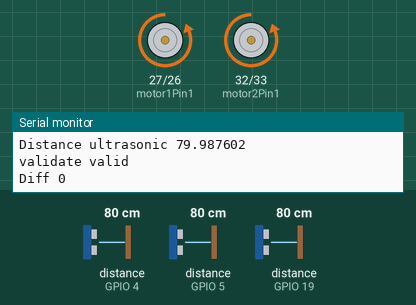
Bench run of a sketch on a simulated ESP32. Shown: motor-driver pin pairs drawn as motors (green arrow = first pin HIGH = forward, orange = second pin HIGH = backward, longer = more drive, scaled by the enable pin), the last lines printed to the serial monitor. Wiring (inferred from the names in the program): 2 × ultrasonic range finder: trigger GPIO 17, echo GPIO 5 / trigger GPIO 18, echo GPIO 19. The inputs (shaded band) are chosen by the test bench; at power-on: distance to the obstacle (sensors on GPIO 4, GPIO 5, GPIO 19) 80 cm. The echo pulse lasts 58.3 µs per cm.

Above: at 8.5 s.
8.6 s: distance to the obstacle (sensor on GPIO 4) set to 12 cm
At 16.78 s:
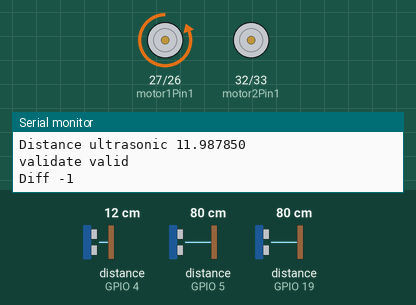
18.5 s: distance to the obstacle (sensor on GPIO 4) set to 9 cm
At 26.4 s:
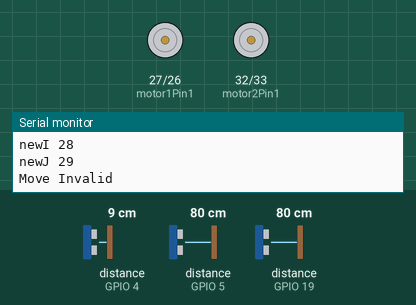
Timing chart, 0 to 27.9 s (numbered marks = the images above; inputs shaded):
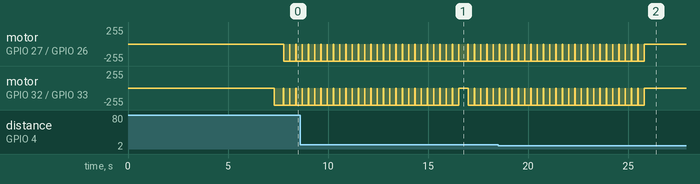

Measured:
- the behaviour switches between 11 and 10 cm on distance to the obstacle (sensor on GPIO 4) (found by bisection; images 1 and 2)
- by itself, motor on GPIO 27 (motor1Pin1) / GPIO 26 (motor1Pin2), motor on GPIO 32 (motor2Pin1) / GPIO 33 (motor2Pin2): alternates backward 255/255 for 0.30 s and stopped for 0.01 s, 47 changes in all, then stays stopped

The sketch:

Pathfinding_flodfill.ino
```cpp
#include <string>
#include <queue>
#include <vector>
#include <climits>
#define SOUND_SPEED 0.0343
#define SIZEI 30
#define SIZEJ 30
#define  MILISECOND_FRONT 300
#define MILISECOND_TURN 450

using namespace std;
const int motor1Pin1 = 27, motor1Pin2 = 26, enable1Pin = 14;
const int motor2Pin1 = 32, motor2Pin2 = 33, enable2Pin = 25;

const int rightTrigPin = 16, rightEchoPin = 4, frontTrigPin = 17, frontEchoPin = 5, leftTrigPin = 18, leftEchoPin = 19;

const int freq = 30000;
const int pwmChannel1 = 0,pwmChannel2 = 1;
const int resolution = 8;
int dutyCycle = 255;

struct entity {
    int i;
    int j;
};
entity e{0,0};

int state = 2;
// 0 -> atas
// 1 -> kanan
// 2 -> bawah
// 3 -> kiri
vector<vector<int>> dir = {{0,1,1},{1,0,2},{0,-1,3},{-1,0,0}};
// kanan, bawah, kiri, atas

int weights[SIZEI][SIZEJ] = {0};

void printWeights(){
  for(int i=0;i<SIZEI;i++){
    for(int j=0;j<SIZEI;j++){
      if(weights[i][j] == INT_MAX){
        Serial.printf("%3s ","##");

      }else{
        Serial.printf("%3d ",weights[i][j]);

      }
    }
    Serial.println("");
  }
}


float scanDistance(int trigPin, int echoPin) {
  digitalWrite(trigPin, LOW);
  delayMicroseconds(2);
  digitalWrite(trigPin, HIGH);
  delayMicroseconds(10);
  digitalWrite(trigPin, LOW);

  long duration = pulseIn(echoPin, HIGH, 25000);

  float distance = duration * SOUND_SPEED / 2.0;
  if (distance < 2.0 || distance > 400.0) return -1;
  return distance;
}


void floodFill(int i, int j, vector<vector<bool>> &vis) {
    queue<pair<int,int>> q;
    q.push({i, j});
    weights[i][j] = 0;

    while (!q.empty()) {
        auto [i, j] = q.front();
        // Serial.printf("I FLOODFILL %d\n", i);
        // Serial.printf("J FLOODFILL %d\n", j);
        q.pop();
        vis[i][j] = true;

        for (auto &d : dir) {
            int ni = i + d[0];
            int nj = j + d[1];

            // check boundary and wall
            if (ni < 0 || nj < 0 || ni >= SIZEI || nj >= SIZEJ) continue;
            if (!vis[ni][nj]) {
                if (weights[ni][nj] != INT_MAX) {
                    vis[ni][nj] = true;
                    weights[ni][nj] = weights[i][j] + 1;
                    q.push({ni, nj});
                }
            }
        }
    }
}


void moveLinear(){
  ledcWrite(enable1Pin, dutyCycle);
  ledcWrite(enable2Pin, dutyCycle);

  digitalWrite(motor1Pin1, LOW);
  digitalWrite(motor1Pin2, HIGH);
  digitalWrite(motor2Pin1, LOW);
  digitalWrite(motor2Pin2, HIGH);

  delay(MILISECOND_FRONT);
  ledcWrite(enable1Pin, 0);
  ledcWrite(enable2Pin, 0);
}

void turn90deg(bool right){
  ledcWrite(enable1Pin, dutyCycle);
  ledcWrite(enable2Pin, dutyCycle);
  if(right){
    digitalWrite(motor1Pin1, LOW);
    digitalWrite(motor1Pin2, HIGH);
    digitalWrite(motor2Pin1, LOW);
    digitalWrite(motor2Pin2, LOW);
  }else{
    digitalWrite(motor1Pin1, LOW);
    digitalWrite(motor1Pin2, LOW);
    digitalWrite(motor2Pin1, LOW);
    digitalWrite(motor2Pin2, HIGH);
  }
  delay(MILISECOND_TURN);
  ledcWrite(enable1Pin, 0);
  ledcWrite(enable2Pin, 0);
}


int getTurnDir(int dir){
  int diff = state-dir;
  Serial.printf("Diff %d\n", diff);
  if(diff == 0){
    return 0;
  }
  if(abs(diff) % 2 == 0){
    return 180;
  }
  if(diff > 0) return -90;
  return 90;

}

bool checkUltrasonicDistance(int dir){
  int checkDir = getTurnDir(dir);
  float distanceUltrasonic;
  if(checkDir == 90){
    distanceUltrasonic = scanDistance(rightTrigPin, rightEchoPin);
  }else if (checkDir == -90) {
    distanceUltrasonic = scanDistance(leftTrigPin, leftEchoPin);
  }else if(checkDir == 0){
    distanceUltrasonic = scanDistance(frontTrigPin, frontEchoPin);
  }else{
    Serial.println("Valid 180");
    return true;
  }

  Serial.printf("Distance ultrasonic %f\n", distanceUltrasonic);

  return !(distanceUltrasonic < 10 && distanceUltrasonic > 0);
}

bool validateCoordinate(int i, int j, int dir){
  if (i < 0 || j < 0 || i >= SIZEI || j >= SIZEJ) return false;
  if(!checkUltrasonicDistance(dir)){
    Serial.println("Ultrasonic validate");
    weights[i][j] = INT_MAX;
    return false;
  }

  return true;

}

void handleMove(int deg){
  if(deg == 90){
    turn90deg(true);
  }else if(deg == -90){
    turn90deg(false);
  }else if(deg == 180){
    turn90deg(true);
    turn90deg(true);
  }else{
    moveLinear();
  }

}

bool debugValidate(bool moved, int newI, int newJ, int d){
  // if (!moved && validateCoordinate(newI,newJ, d) && weights[e.i][e.j] > weights[newI][newJ]) {
  //   return true;
  // }
  if(moved){
    Serial.println("Move Invalid");
    return false;
  }
  if(!validateCoordinate(newI,newJ, d)){
    Serial.println("Out of bounds or sensor");
    return false;
  }
  if(weights[e.i][e.j] <= weights[newI][newJ]){
    Serial.println("Weights invalid");
    return false;
  }
  return true;

}

void pathFind(){
  bool moved = false;

  while (e.i != SIZEI-1 || e.j != SIZEJ-1) {
    Serial.println(e.i);
    Serial.println(e.j);
    Serial.println(state);
    Serial.println("================================");
    // Serial.printf("EI %d\n", e.i);
    // Serial.printf("EJ %d\n", e.j);

      moved = false;

      for (auto &d : dir) {
          int newI = e.i + d[0], newJ = e.j + d[1];
          Serial.printf("newI %d\n", newI);
          Serial.printf("newJ %d\n", newJ);
          // if (!moved && validateCoordinate(newI,newJ, d[2]) && weights[e.i][e.j] > weights[newI][newJ]) {
          if (debugValidate(moved, newI, newJ, d[2])) {
              Serial.println("validate valid");
              e.i += d[0];
              e.j += d[1];
              moved=true;
              int deg = getTurnDir(d[2]);
              handleMove(deg);

              state = d[2];
          }
      }

      if (!moved) {
        Serial.println("Floodfill");
          vector<vector<bool>> vis(SIZEI,vector<bool>(SIZEJ,false));
          floodFill(SIZEI-1, SIZEJ-1, vis);
          printWeights();

      }


  }
}

void setup() {
  Serial.begin(115200);

  pinMode(rightTrigPin, OUTPUT);
  pinMode(rightEchoPin, INPUT);
  pinMode(frontTrigPin, OUTPUT);
  pinMode(frontEchoPin, INPUT);
  pinMode(leftTrigPin, OUTPUT);
  pinMode(leftEchoPin, INPUT);

  pinMode(motor1Pin1, OUTPUT);
  pinMode(motor1Pin2, OUTPUT);
  pinMode(enable1Pin, OUTPUT);

  pinMode(motor2Pin1, OUTPUT);
  pinMode(motor2Pin2, OUTPUT);
  pinMode(enable2Pin, OUTPUT);

  ledcAttachChannel(enable1Pin, freq, resolution, pwmChannel1);
  ledcAttachChannel(enable2Pin, freq, resolution, pwmChannel2);

  vector<vector<bool>> vis(SIZEI,vector<bool>(SIZEJ,false));
  floodFill(SIZEI-1,SIZEJ-1, vis);
  printWeights();

  delay(7000);

}


void loop() {

  pathFind();


}
```
